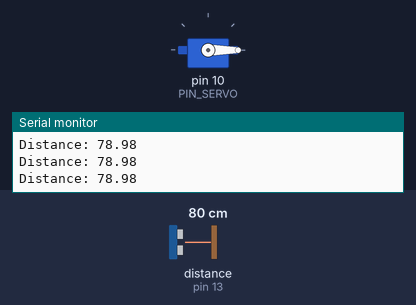
Simulated run of this sketch. Board: Arduino Uno, built with avr-gcc and run on an emulated ATmega328P. On the bench: servo, the last lines printed to the serial monitor. Wiring (inferred from the names in the program): ultrasonic range finder: trigger pin 12; echo pin 13. Inputs (shaded band) come from the test bench; at power-on: distance to the obstacle (sensor on pin 13) 80 cm. The echo pulse lasts 58.3 µs per cm.

Above: at 1.2 s.
1.3 s: distance to the obstacle (sensor on pin 13) set to 23 cm
3.5 s: distance to the obstacle (sensor on pin 13) set to 19 cm
At 6.1 s:
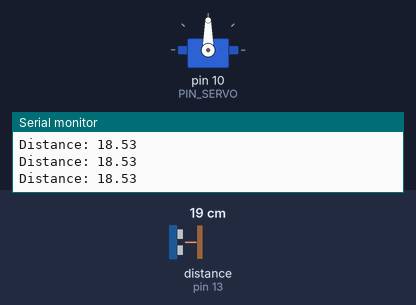
6.4 s: distance to the obstacle (sensor on pin 13) set to 35 cm
At 8.4 s:
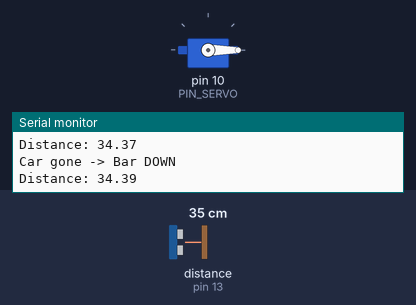
9.4 s: distance to the obstacle (sensor on pin 13) set to 2 cm
At 10.51 s:
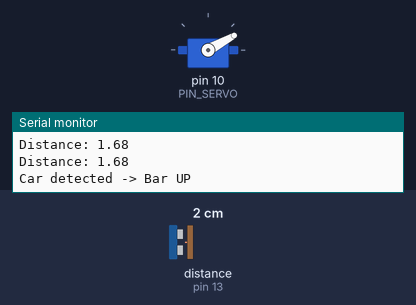
12.2 s: distance to the obstacle (sensor on pin 13) set to 60 cm
At 14.4 s:
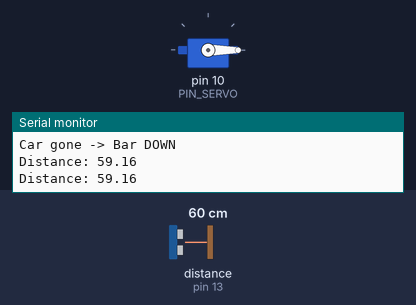
Timing chart, 0 to 15.9 s (numbered marks = the images above; inputs shaded):
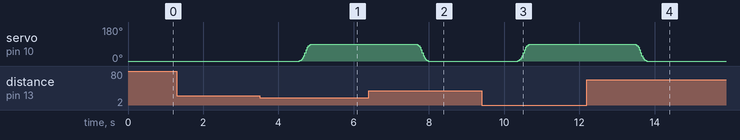

Measured:
- the behaviour switches between 21 and 20 cm on distance to the obstacle (sensor on pin 13) (found by bisection; images 0 and 1)
- after the input at 3.5 s, servo on pin 10 (PIN_SERVO): moves from 0° to 90° over 0.38 s, starting after 1.1 s
- after the input at 6.4 s, servo on pin 10 (PIN_SERVO): moves from 90° to 0° over 0.38 s, starting after 1.2 s
- after the input at 9.4 s, servo on pin 10 (PIN_SERVO): moves from 0° to 90° over 0.38 s, starting after 0.96 s
- after the input at 12.2 s, servo on pin 10 (PIN_SERVO): moves from 90° to 0° over 0.38 s, starting after 1.2 s

The sketch:

Ease-in-out_Cubic.ino
```cpp
#include <Servo.h>
#include <math.h>

// 핀 설정
#define PIN_TRIG 12
#define PIN_ECHO 13
#define PIN_SERVO 10

// 상수 정의
#define SOUND_VELOCITY 0.034  // cm/µs
#define DETECT_THRESHOLD 20   // 차량 감지 거리 (cm)
#define SERVO_MIN 0
#define SERVO_MAX 90

Servo servo;
bool carDetected = false;
unsigned long detectStart = 0;    // 차량이 감지된 시점
unsigned long releaseStart = 0;   // 차량이 사라진 시점

// Ease-in-out Cubic 함수
float smoothFunc(float x) {
  return (x < 0.5) ? 4 * x * x * x : 1 - pow(-2 * x + 2, 3) / 2;
}

// 초음파 거리 측정 함수
float getDistance() {
  digitalWrite(PIN_TRIG, LOW);
  delayMicroseconds(2);
  digitalWrite(PIN_TRIG, HIGH);
  delayMicroseconds(10);
  digitalWrite(PIN_TRIG, LOW);

  long duration = pulseIn(PIN_ECHO, HIGH, 30000); // 30ms timeout
  float distance = duration * SOUND_VELOCITY / 2; // 왕복 → 절반
  return distance;
}

// 서보모터 부드럽게 이동 (Ease-in-out Cubic)
void moveServoSmooth(int startAngle, int endAngle) {
  int steps = 30; // 단계 수 (값이 높을수록 부드러움)
  for (int i = 0; i <= steps; i++) {
    float t = (float)i / steps;
    float factor = smoothFunc(t);
    int angle = startAngle + (endAngle - startAngle) * factor;
    servo.write(angle);
    delay(15); // 움직임 속도 (값 증가 시 느려짐)
  }
}

void setup() {
  Serial.begin(9600);
  pinMode(PIN_TRIG, OUTPUT);
  pinMode(PIN_ECHO, INPUT);
  servo.attach(PIN_SERVO);
  servo.write(SERVO_MIN);
  Serial.println("Parking Gate ");
}

void loop() {
  float distance = getDistance();
  Serial.print("Distance: ");
  Serial.println(distance);

  // 차량 감지 구간
  if (distance > 0 && distance < DETECT_THRESHOLD) {
    if (detectStart == 0) detectStart = millis();  // 감지 시작 시간 기록
    releaseStart = 0;  // 해제 타이머 초기화

    // 차량이 일정 시간 이상 머물렀을 때만 차단봉 올림
    if (!carDetected && millis() - detectStart > 800) {
      carDetected = true;
      Serial.println("Car detected -> Bar UP");
      moveServoSmooth(SERVO_MIN, SERVO_MAX);
    }
  }
  // 차량이 사라진 경우
  else {
    detectStart = 0; // 감지 타이머 초기화

    if (carDetected && releaseStart == 0) {
      releaseStart = millis(); // 차량 사라진 시간 기록
    }

    // 차량이 일정 시간 이상 사라졌을 때 차단봉 하강
    if (carDetected && releaseStart > 0 && millis() - releaseStart > 1000) {
      carDetected = false;
      Serial.println("Car gone -> Bar DOWN");
      moveServoSmooth(SERVO_MAX, SERVO_MIN);
    }
  }

  delay(200);
}
```
